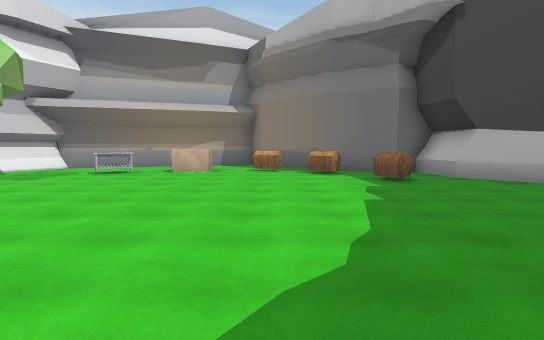
view 1 (above)

12 first-person views from a walk through a Unity game level. The camera is 1.5 m above the floor, tilts 4° down and sees 75° across. The floor is counted in squares, 2 m on a side. Each view is taken from the middle of a square. On the plan, view 1 faces up. The plan holds only what a view shows up to about 11 squares ahead; the rest is blank. The place goes on beyond the plan. The player character is not drawn. Some surface patterns are stand-ins.

view 2
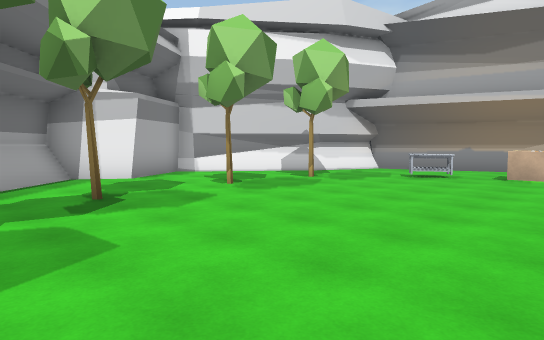

view 3
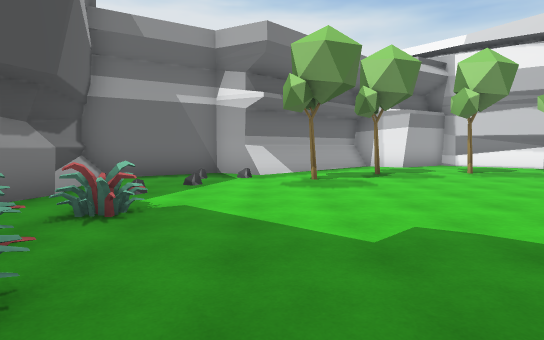

view 4
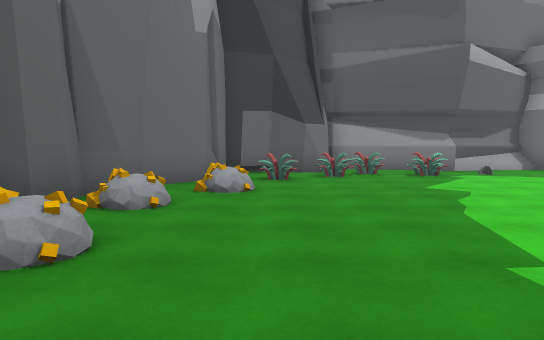

view 5
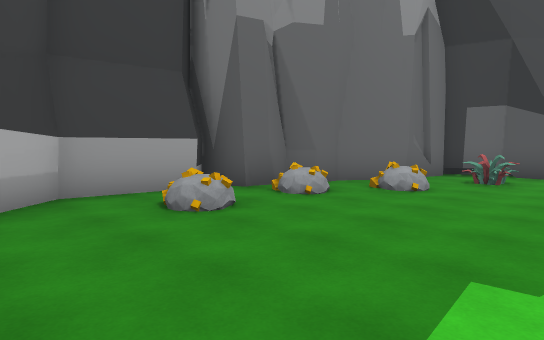

view 6
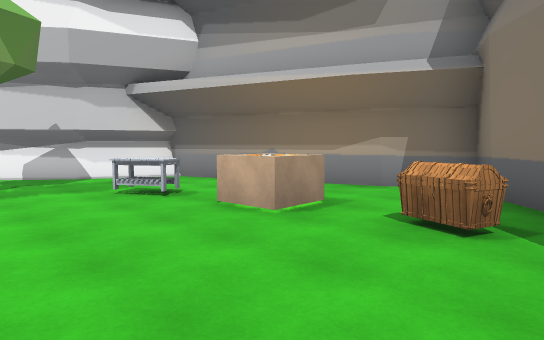

view 7
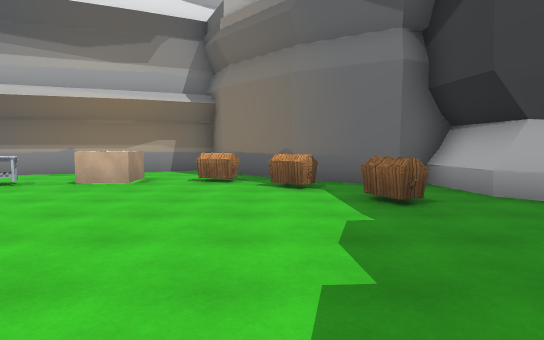

view 8
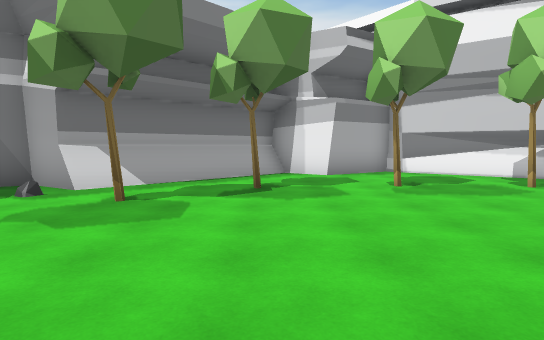

view 9
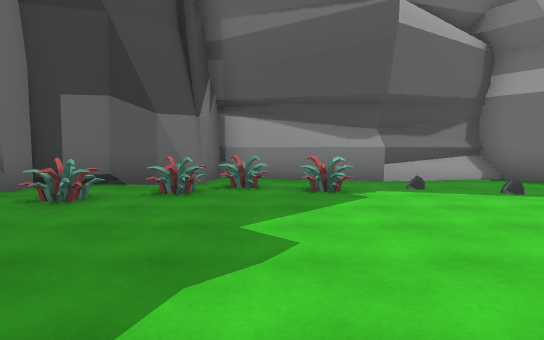

view 10
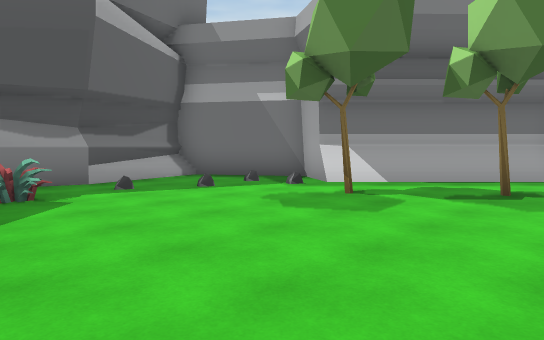

view 11
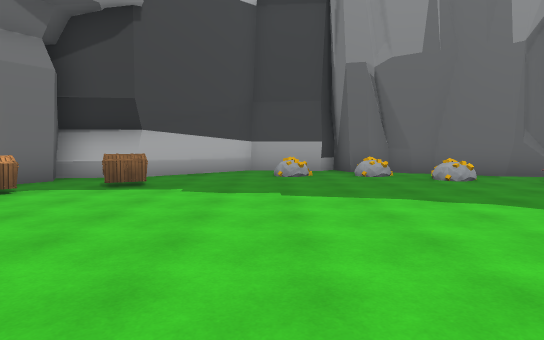

view 12
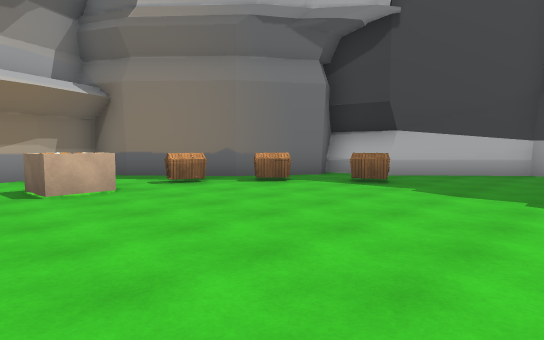

### Floor plan
Points are (right, up) in squares from view 1. A wall is a line through its corners. A room is listed if a view was taken in it or the views show most of it. See-through windows are left out.
Room 1 (views 1, 2, 3, 4, 5, 6, 7, 8, 9, 10, 11, 12)
walls: (-6, -0.3) (-6.6, -1.5) (-4.8, -4.1) (-3, -3.8); (-5.9, -0.4) (-6.6, -1.4); (-9.2, 2.5) (-8.4, 1.8); (4.2, 8.1) (4, 10); (1.5, 10.6) (-0.4, 12.8); (1.6, 10.9) (-0.2, 12.9); (-9.8, 3.1) (-9.4, 2.7); (1.4, -3.1) (1.9, -2.5); (5.3, 0.9) (5.4, 1.3) (5.8, 1.8) (5.7, 2.3) (5.9, 2.9) (6.8, 3.1) (6.3, 3.6) (6.5, 5.5) (4.5, 8.2) (4.4, 10.1) (3.4, 9.5) (1.4, 10.7); (5.2, 0.6) (5.5, 1.4); (-9.9, 3) (-6.2, -0.7); (-7.5, 9.8) (-9.8, 6.5) (-10.1, 6.3) (-8.9, 4.4) (-9.7, 3.3); (-9.6, 6.6) (-10.1, 6.3); (-7.4, 10.1) (-7.7, 9.5); (4.5, -1.5) (4.3, -0.9) (5.4, 0.7); (4.5, -1.6) (4.4, -0.7); (6.5, 5.5) (4.1, 8.2); (-4.8, -4.2) (-2.3, -3.2) (1.2, -4.3) (1.4, -2.9) (2.1, -2.6) (3, -2.8) (4.2, -2.3) (4.5, -0.6); (-0.3, 12.7) (-0.8, 13.6) (-2.2, 12.9); (-2.1, 13) (-6.9, 11.3) (-7.3, 10.5)
low walls: (-7.2, 0.5) (-6.1, -0.5); (-8.2, 1.6) (-7.4, 0.8); (-3.1, -3.4) (-2.3, -3.2); (-9.7, 3.3) (-6, -0.3); (-4.5, -3.7) (-3.4, -3.5)
objects: tree (-6, 3); tree (-6, 5); tree (-6, 8); tree (-5, 1); other object (-4, 10); other object (-2, 10); plant (-1, -2); plant (0, -2); chest (0, 10); plant (1, -2); chest (1, 9); plant (3, -1); chest (3, 8); other object (4, 1); other object (5, 3); other object (5, 5)

Where each view was taken, in squares from view 1:
view 1: 0 up, 0 right, facing up
view 2: 1 up, 1 left, facing up-left
view 3: 0 up, 3 right, facing left
view 4: 7 up, 3 right, facing down
view 5: 7 up, 1 right, facing down-right
view 6: 7 up, 1 right, facing up-left
view 7: 3 up, 1 right, facing up
view 8: 3 up, 0 right, facing left
view 9: 4 up, 0 right, facing down
view 10: 4 up, 0 right, facing down-left
view 11: 5 up, 4 left, facing right
view 12: 4 up, 4 left, facing up-right
